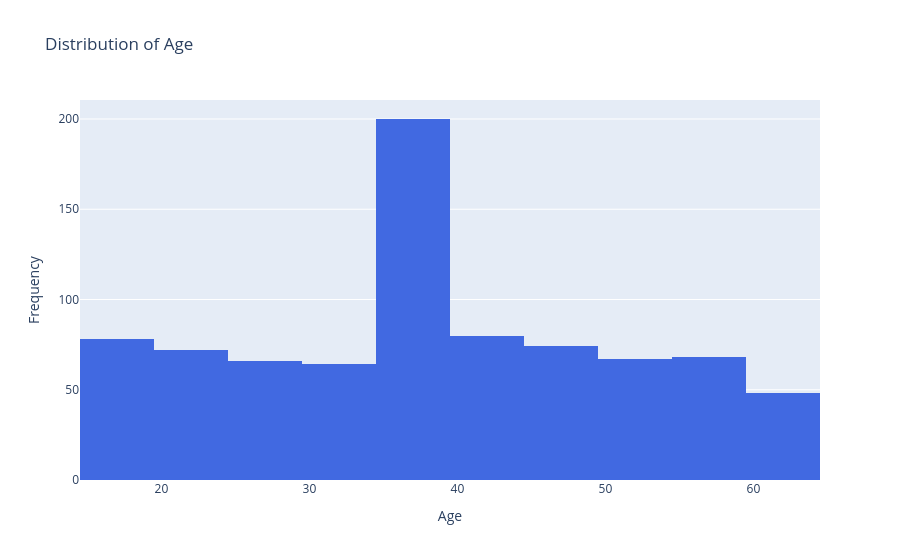

Notebook source saved alongside this figure:
### Markdown cell above
# 1. Univariate Analysis

### Code cell
fig1 = px.histogram(
    df,
    x="Age",
    nbins=20,
    title="Distribution of Age",
    color_discrete_sequence=["royalblue"]
)

fig1.update_layout(
    xaxis_title="Age",
    yaxis_title="Frequency"
)

fig1.show()

### Figure 1 — Plotly figure (JSON) as saved in the notebook; plotly's stock layout.template omitted (floating-point values rounded to 4 significant figures; data arrays with more than 128 entries replaced by an {"elided": "..."} marker saying what was removed)
{"data": [{"bingroup": "x", "hovertemplate": "Age=%{x}<br>count=%{y}<extra></extra>", "legendgroup": "", "marker": {"color": "royalblue", "pattern": {"shape": ""}}, "name": "", "nbinsx": 20, "orientation": "v", "showlegend": false, "type": "histogram", "x": {"elided": "817 float values"}, "xaxis": "x", "yaxis": "y"}], "layout": {"barmode": "relative", "legend": {"tracegroupgap": 0}, "title": {"text": "Distribution of Age"}, "xaxis": {"anchor": "y", "domain": [0, 1], "title": {"text": "Age"}}, "yaxis": {"anchor": "x", "domain": [0, 1], "title": {"text": "Frequency"}}}}
